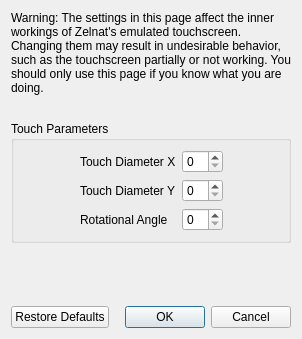
<?xml version="1.0" encoding="UTF-8"?>
<ui version="4.0">
 <class>ConfigureTouchscreenAdvanced</class>
 <widget class="QDialog" name="ConfigureTouchscreenAdvanced">
  <property name="geometry">
   <rect>
    <x>0</x>
    <y>0</y>
    <width>298</width>
    <height>339</height>
   </rect>
  </property>
  <property name="windowTitle">
   <string>Configure Touchscreen</string>
  </property>
  <layout class="QVBoxLayout" name="verticalLayout">
   <item>
    <widget class="QLabel" name="label_2">
     <property name="minimumSize">
      <size>
       <width>280</width>
       <height>0</height>
      </size>
     </property>
     <property name="text">
      <string>Warning: The settings in this page affect the inner workings of Zelnat's emulated touchscreen. Changing them may result in undesirable behavior, such as the touchscreen partially or not working. You should only use this page if you know what you are doing.</string>
     </property>
     <property name="wordWrap">
      <bool>true</bool>
     </property>
    </widget>
   </item>
   <item>
    <spacer name="verticalSpacer_2">
     <property name="orientation">
      <enum>Qt::Vertical</enum>
     </property>
     <property name="sizeType">
      <enum>QSizePolicy::Fixed</enum>
     </property>
     <property name="sizeHint" stdset="0">
      <size>
       <width>20</width>
       <height>20</height>
      </size>
     </property>
    </spacer>
   </item>
   <item>
    <widget class="QGroupBox" name="gridGroupBox">
     <property name="title">
      <string>Touch Parameters</string>
     </property>
     <layout class="QGridLayout" name="gridLayout">
      <item row="0" column="0">
       <spacer name="horizontalSpacer">
        <property name="orientation">
         <enum>Qt::Horizontal</enum>
        </property>
        <property name="sizeHint" stdset="0">
         <size>
          <width>40</width>
          <height>20</height>
         </size>
        </property>
       </spacer>
      </item>
      <item row="1" column="1">
       <widget class="QLabel" name="label_4">
        <property name="text">
         <string>Touch Diameter Y</string>
        </property>
       </widget>
      </item>
      <item row="0" column="3">
       <spacer name="horizontalSpacer_2">
        <property name="orientation">
         <enum>Qt::Horizontal</enum>
        </property>
        <property name="sizeHint" stdset="0">
         <size>
          <width>40</width>
          <height>20</height>
         </size>
        </property>
       </spacer>
      </item>
      <item row="0" column="1">
       <widget class="QLabel" name="label_3">
        <property name="text">
         <string>Touch Diameter X</string>
        </property>
       </widget>
      </item>
      <item row="2" column="1">
       <widget class="QLabel" name="label_5">
        <property name="text">
         <string>Rotational Angle</string>
        </property>
       </widget>
      </item>
      <item row="0" column="2">
       <widget class="QSpinBox" name="diameter_x_box"/>
      </item>
      <item row="1" column="2">
       <widget class="QSpinBox" name="diameter_y_box"/>
      </item>
      <item row="2" column="2">
       <widget class="QSpinBox" name="angle_box"/>
      </item>
     </layout>
    </widget>
   </item>
   <item>
    <spacer name="verticalSpacer">
     <property name="orientation">
      <enum>Qt::Vertical</enum>
     </property>
     <property name="sizeHint" stdset="0">
      <size>
       <width>20</width>
       <height>40</height>
      </size>
     </property>
    </spacer>
   </item>
   <item>
    <layout class="QHBoxLayout" name="horizontalLayout">
     <item>
      <widget class="QPushButton" name="restore_defaults_button">
       <property name="text">
        <string>Restore Defaults</string>
       </property>
      </widget>
     </item>
     <item>
      <widget class="QDialogButtonBox" name="buttonBox">
       <property name="standardButtons">
        <set>QDialogButtonBox::Cancel|QDialogButtonBox::Ok</set>
       </property>
      </widget>
     </item>
    </layout>
   </item>
  </layout>
 </widget>
 <resources/>
 <connections>
  <connection>
   <sender>buttonBox</sender>
   <signal>accepted()</signal>
   <receiver>ConfigureTouchscreenAdvanced</receiver>
   <slot>accept()</slot>
  </connection>
  <connection>
   <sender>buttonBox</sender>
   <signal>rejected()</signal>
   <receiver>ConfigureTouchscreenAdvanced</receiver>
   <slot>reject()</slot>
   </connection>
 </connections>
</ui>
